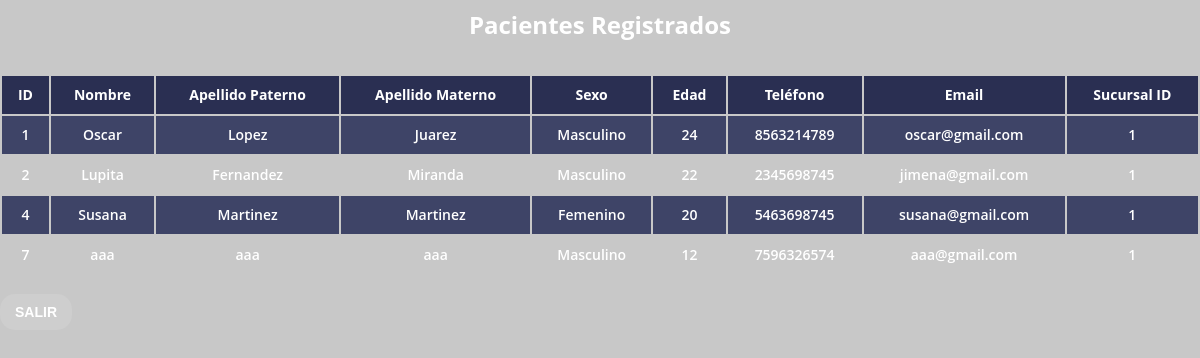
The page /verclientes.php (signed in) on the database its author committed.
### tables this page shows
CREATE TABLE `pacientes` (
  `id` int(11) NOT NULL,
  `nombre` varchar(100) NOT NULL,
  `apaterno` varchar(100) NOT NULL,
  `amaterno` varchar(100) NOT NULL,
  `sexo` varchar(100) NOT NULL,
  `edad` int(11) NOT NULL,
  `tel` varchar(20) DEFAULT NULL,
  `email` varchar(100) DEFAULT NULL,
  `contrasena` varchar(100) DEFAULT NULL,
  `pregunta` varchar(50) NOT NULL,
  `respuesta` varchar(50) NOT NULL,
  `sucursal_id` int(11) DEFAULT NULL,
  `glucosa` float NOT NULL,
  `urea` float NOT NULL,
  `trigliceridos` float NOT NULL,
  `creatinina` float NOT NULL,
  `acido` float NOT NULL,
  `colesterol` float NOT NULL,
  `hdl` float NOT NULL,
  `ldl` float NOT NULL
);

### verclientes.php (the view, shortened to what this page needs)
<!DOCTYPE html>
<html lang="es">
<head>
</head>
<body>
    <?php
    $servidor = 'localhost';
    $usuario = 'root';
    $contrasena = '';
    $base_datos = 'registroclinico';
    $conexion = new mysqli($servidor, $usuario, $contrasena, $base_datos);
    $sql = "SELECT * FROM pacientes WHERE sucursal_id = 1";
    $result = $conexion->query($sql);
    if ($result->num_rows > 0) {
        echo "<div class='login-wrap'>";
        echo "<div class='login-html'>";
        echo "<h1>Pacientes Registrados</h1>";
        echo "<table class='tabla-empleados'>";
        echo "<tr>";
        echo "<th>ID</th>";
        echo "<th>Nombre</th>";
        echo "<th>Apellido Paterno</th>";
        echo "<th>Apellido Materno</th>";
        echo "<th>Sexo</th>";
        echo "<th>Edad</th>";
        echo "<th>Teléfono</th>";
        echo "<th>Email</th>";
        echo "<th>Sucursal ID</th>";
        echo "</tr>";
        while ($row = $result->fetch_assoc()) {
            echo "<tr>";
            echo "<td>" . $row["id"] . "</td>";
            echo "<td>" . $row["nombre"] . "</td>";
            echo "<td>" . $row["apaterno"] . "</td>";
            echo "<td>" . $row["amaterno"] . "</td>";
            echo "<td>" . $row["sexo"] . "</td>";
            echo "<td>" . $row["edad"] . "</td>";
            echo "<td>" . $row["tel"] . "</td>";
            echo "<td>" . $row["email"] . "</td>";
            echo "<td>" . $row["sucursal_id"] . "</td>";
            echo "</tr>";
        }
        echo "</table>";
        echo "<br>";
        echo "<div>";
        echo "<button class='button' onclick=\"location.href='principalempleado.php'\">Salir</button>";
        echo "</div>";
        echo "</div>";
        echo "</div>";
    } else {
        echo "0 resultados";
    }
    ?>
</body>
</html>

### verclientes.php (style rules this page uses)
body { margin: 0; color: #6a6f8c; background: #c8c8c8; font: 600 16px/18px 'Open Sans', sans-serif; }
h1 { color: #fff; text-align: center; margin-bottom: 40px; font-size: 24px; }
.button { background: rgba(255, 255, 255, 0.1); border: none; padding: 10px 15px; border-radius: 15px; color: #fff; font-weight: bold; text-transform: uppercase; cursor: pointer; transition: background 0.3s ease; font-size: 14px; }
.tabla-empleados { width: 100%; margin-top: 20px; color: #fff; font-size: 14px; }
.tabla-empleados th, .tabla-empleados td { padding: 10px; text-align: center; }
.tabla-empleados th { background-color: #2a2f52; font-weight: bold; }
.tabla-empleados tr:nth-child(even) { background-color: #3e4467; }

### rows shown on the page
pacientes: id "1", nombre "Oscar", apaterno "Lopez", amaterno "Juarez", sexo "Masculino", edad "24", tel "8563214789", email "oscar@gmail.com", sucursal "1"
pacientes: id "2", nombre "Lupita", apaterno "Fernandez", amaterno "Miranda", sexo "Masculino", edad "22", tel "2345698745", email "jimena@gmail.com", sucursal "1"
pacientes: id "4", nombre "Susana", apaterno "Martinez", amaterno "Martinez", sexo "Femenino", edad "20", tel "5463698745", email "susana@gmail.com", sucursal "1"
pacientes: id "7", nombre "aaa", apaterno "aaa", amaterno "aaa", sexo "Masculino", edad "12", tel "7596326574", email "aaa@gmail.com", sucursal "1"
